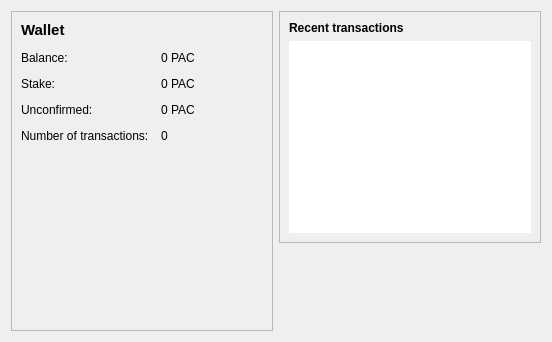
<?xml version="1.0" encoding="UTF-8"?>
<ui version="4.0">
 <class>OverviewPage</class>
 <widget class="QWidget" name="OverviewPage">
  <property name="geometry">
   <rect>
    <x>0</x>
    <y>0</y>
    <width>552</width>
    <height>342</height>
   </rect>
  </property>
  <property name="windowTitle">
   <string>Form</string>
  </property>
  <layout class="QHBoxLayout" name="horizontalLayout" stretch="1,1">
   <item>
    <layout class="QVBoxLayout" name="verticalLayout_2">
     <item>
      <widget class="QFrame" name="frame">
       <property name="frameShape">
        <enum>QFrame::StyledPanel</enum>
       </property>
       <property name="frameShadow">
        <enum>QFrame::Raised</enum>
       </property>
       <layout class="QFormLayout" name="formLayout_2">
        <property name="fieldGrowthPolicy">
         <enum>QFormLayout::AllNonFixedFieldsGrow</enum>
        </property>
        <property name="horizontalSpacing">
         <number>12</number>
        </property>
        <property name="verticalSpacing">
         <number>12</number>
        </property>
        <item row="1" column="0">
         <widget class="QLabel" name="label_5">
          <property name="font">
           <font>
            <pointsize>11</pointsize>
            <weight>75</weight>
            <bold>true</bold>
           </font>
          </property>
          <property name="text">
           <string>Wallet</string>
          </property>
         </widget>
        </item>
        <item row="2" column="0">
         <widget class="QLabel" name="label">
          <property name="text">
           <string>Balance:</string>
          </property>
         </widget>
        </item>
        <item row="2" column="1">
         <widget class="QLabel" name="labelBalance">
          <property name="text">
           <string notr="true">0 PAC</string>
          </property>
         </widget>
        </item>
        <item row="3" column="0">
         <widget class="QLabel" name="label_6">
          <property name="text">
           <string>Stake:</string>
          </property>
         </widget>
        </item>
        <item row="3" column="1">
         <widget class="QLabel" name="labelStake">
          <property name="text">
           <string notr="true">0 PAC</string>
          </property>
         </widget>
        </item>
        <item row="4" column="0">
         <widget class="QLabel" name="label_3">
          <property name="text">
           <string>Unconfirmed:</string>
          </property>
         </widget>
        </item>
        <item row="4" column="1">
         <widget class="QLabel" name="labelUnconfirmed">
          <property name="text">
           <string notr="true">0 PAC</string>
          </property>
         </widget>
        </item>
        <item row="5" column="0">
         <widget class="QLabel" name="label_2">
          <property name="text">
           <string>Number of transactions:</string>
          </property>
         </widget>
        </item>
        <item row="5" column="1">
         <widget class="QLabel" name="labelNumTransactions">
          <property name="text">
           <string>0</string>
          </property>
         </widget>
        </item>
        <item row="6" column="0">
         <widget class="QLabel" name="label_7">
          <property name="text">
           <string/>
          </property>
          <property name="pixmap">
           <pixmap resource="../paccoin.qrc">:/icons/paccoin</pixmap>
          </property>
         </widget>
        </item>
       </layout>
      </widget>
     </item>
    </layout>
   </item>
   <item>
    <layout class="QVBoxLayout" name="verticalLayout_3">
     <item>
      <widget class="QFrame" name="frame_2">
       <property name="frameShape">
        <enum>QFrame::StyledPanel</enum>
       </property>
       <property name="frameShadow">
        <enum>QFrame::Raised</enum>
       </property>
       <layout class="QVBoxLayout" name="verticalLayout">
        <item>
         <widget class="QLabel" name="label_4">
          <property name="text">
           <string>&lt;b&gt;Recent transactions&lt;/b&gt;</string>
          </property>
         </widget>
        </item>
        <item>
         <widget class="QListView" name="listTransactions">
          <property name="frameShape">
           <enum>QFrame::NoFrame</enum>
          </property>
          <property name="verticalScrollBarPolicy">
           <enum>Qt::ScrollBarAlwaysOff</enum>
          </property>
          <property name="horizontalScrollBarPolicy">
           <enum>Qt::ScrollBarAlwaysOff</enum>
          </property>
         </widget>
        </item>
       </layout>
      </widget>
     </item>
     <item>
      <spacer name="verticalSpacer_2">
       <property name="orientation">
        <enum>Qt::Vertical</enum>
       </property>
       <property name="sizeHint" stdset="0">
        <size>
         <width>20</width>
         <height>40</height>
        </size>
       </property>
      </spacer>
     </item>
    </layout>
   </item>
  </layout>
 </widget>
 <resources>
  <include location="../paccoin.qrc"/>
 </resources>
 <connections/>
</ui>
